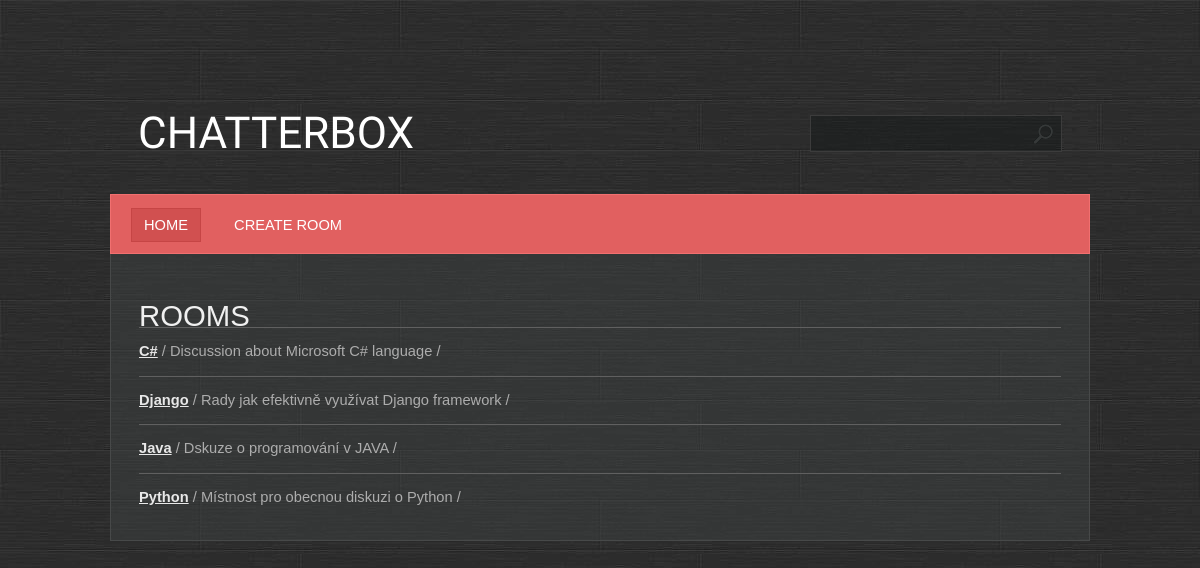
The app's page /, older data.
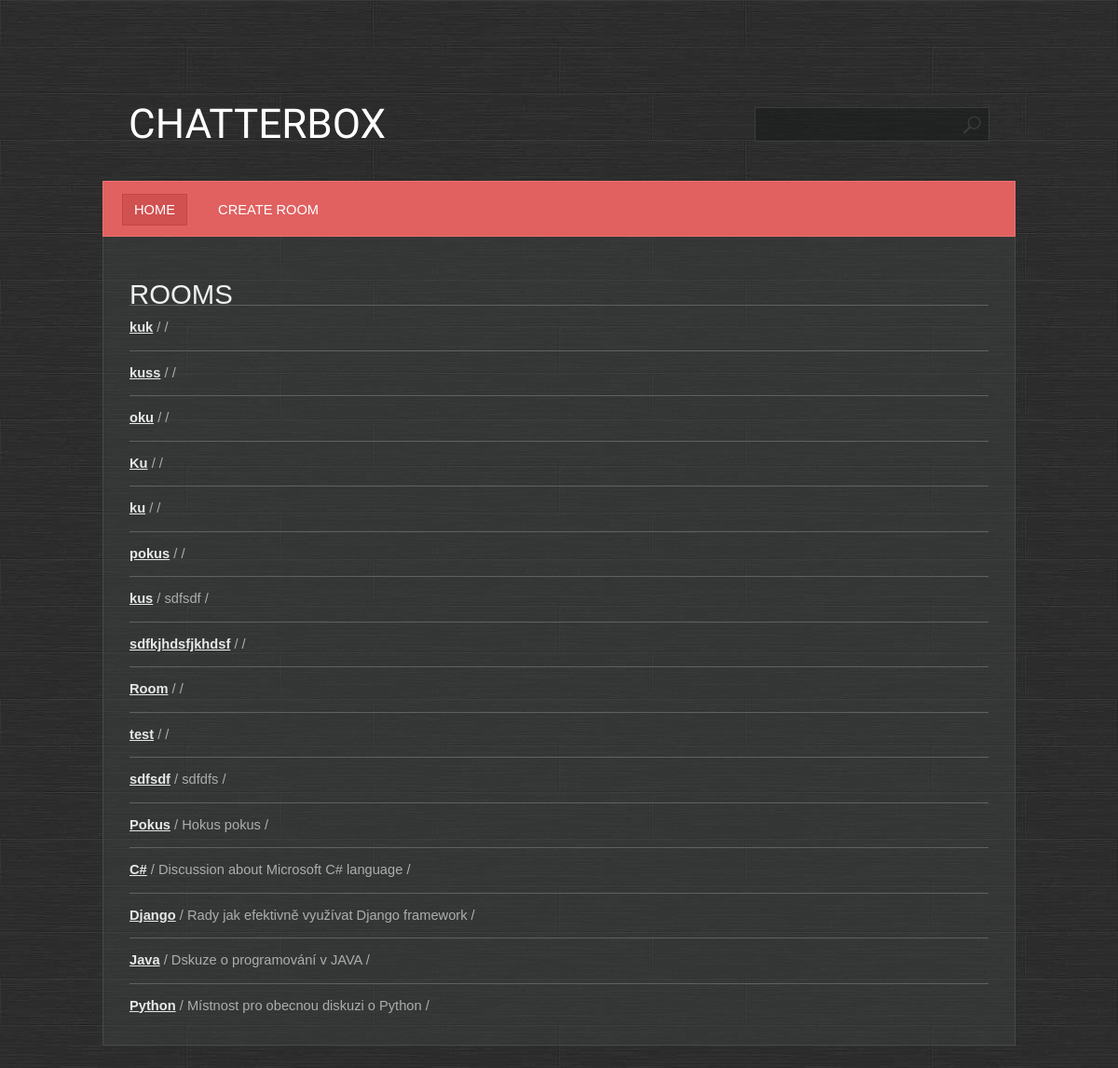
The same page, newer data.
### base/models.py (models this page shows, shortened)
class Room(models.Model):
    name = models.CharField(max_length=200)
    description = models.TextField(null=True, blank=True)
    participants = models.ManyToManyField(User, related_name='participants', blank=True)
    created = models.DateTimeField(auto_now_add=True)
    updated = models.DateTimeField(auto_now=True)
    class Meta:
        ordering = ['-created', 'name', '-updated']

### base/views.py (the view)
# urls.py: path('', base.views.RoomsView.as_view(), name='rooms'),
class RoomsView(ListView):
    template_name = 'base/rooms.html'
    model = Room

### base/templates/base/rooms.html
{% extends 'main.html' %}
{% block content %}
<h1>Rooms</h1>
 <ul>
     {% for room in object_list %}
        <li>
            <a href="{% url 'room' room.id %}"><b>{{ room.name }}</b></a>
             / {{ room.description }} /
        </li>
     {% endfor %}
 </ul>
{% endblock %}

### templates/main.html (shortened to what this page needs)
<!DOCTYPE html>
{% load static %}
<html lang="en">
<head>
    <link rel="stylesheet" href="{% static 'styles/style.css' %}"/>
</head>
<body>
<div id="wrapper">
    <div id="header">
        <div id="logo">
            <h1>
                <a href="#">Chatterbox</a>
            </h1>
        </div>
        <div id="search">
            <form action="" method="post">
                <div>
                    <input class="text" name="search" size="32" maxlength="64"/>
                </div>
            </form>
        </div>
        <div id="menu">
            {% include 'navbar.html' %}
        </div>
    </div>
    <div id="page">
        <div id="content">
            {% block content %}
            {% endblock %}
        </div>
        <br class="clearfix"/>
    </div>
    <br class="clearfix"/>
</div>
</body>
</html>

### templates/navbar.html
<ul>
    <li class="first active">
        <a href="{% url 'rooms' %}">Home</a>
    </li>
    <li>
        <a href="{% url 'room_create' %}">Create room</a>
    </li>
</ul><br class="clearfix"/>

### static/styles/style.css (style rules this page uses)
* { margin: 0; padding: 0; }
a { text-decoration: underline; color: #e8e8e8; }
body { font-size: 11pt; line-height: 1.6em; font-family: Arial, sans-serif; background: #9ea3a3; color: #adadad; background: url(/static/images/bg.jpg); }
h1,h2,h3,h4 { text-transform: uppercase; font-weight: normal; color: #f0f0f0; }
ul { margin-bottom: 1.25em; }
ul { list-style: none; }
#content { width: 100%; float: left; padding: 0; }
#header { position: relative; padding: 28px; height: 130px; }
#logo { position: absolute; top: 0; left: 28px; height: 130px; line-height: 130px; }
#logo a { text-decoration: none; color: #ffffff; }
#logo h1 { font-size: 3em; font-family: Bevan, serif; }
#page { position: relative; padding: 50px 28px 0px 28px; width: 922px; background: rgba(65, 70, 70, 0.4); border: solid 1px #474949; border-top: 0; }
#page ul li { padding: 12px 0 12px 0; border-top: solid 1px #606060; }
#menu { position: absolute; bottom: 0; left: 0; height: 58px; line-height: 60px; padding: 0 20px 0 20px; width: 938px; margin: 0 0 0 0; background: #e16060; border: solid 1px #f17070; }
#menu a { text-decoration: none; text-transform: uppercase; color: #ffffff; padding: 8px 12px 8px 12px; border: solid 1px #e16060; }
#menu ul { list-style: none; }
#menu ul li { display: inline; padding: 0 8px 0 8px; }
#menu ul li.first { padding-left: 0; }
#menu ul li.active a { background: #D15050; border: solid 1px #C64545; }
#wrapper { position: relative; width: 980px; margin: 68px auto 0 auto; }
#search { position: absolute; top: 0; right: 28px; height: 130px; line-height: 130px; }
#search input.text { padding: 10px 40px 10px 10px; background: rgba(15, 20, 20, 0.4) url(/static/images/search.png) top right no-repeat; border: 0; color: #c7c8c8; width: 200px; border: solid 1px #3c3c3c; }

Row changes from the older to the newer data that the page shows:
added Room: name "kuk"
added Room: name "kuss"
added Room: name "oku"
added Room: name "Ku"
added Room: name "ku"
added Room: name "pokus"
added Room: name "kus", description "sdfsdf"
added Room: name "sdfkjhdsfjkhdsf"
added Room: name "Room"
added Room: name "test"
added Room: name "sdfsdf", description "sdfdfs"
added Room: name "Pokus", description "Hokus pokus"
